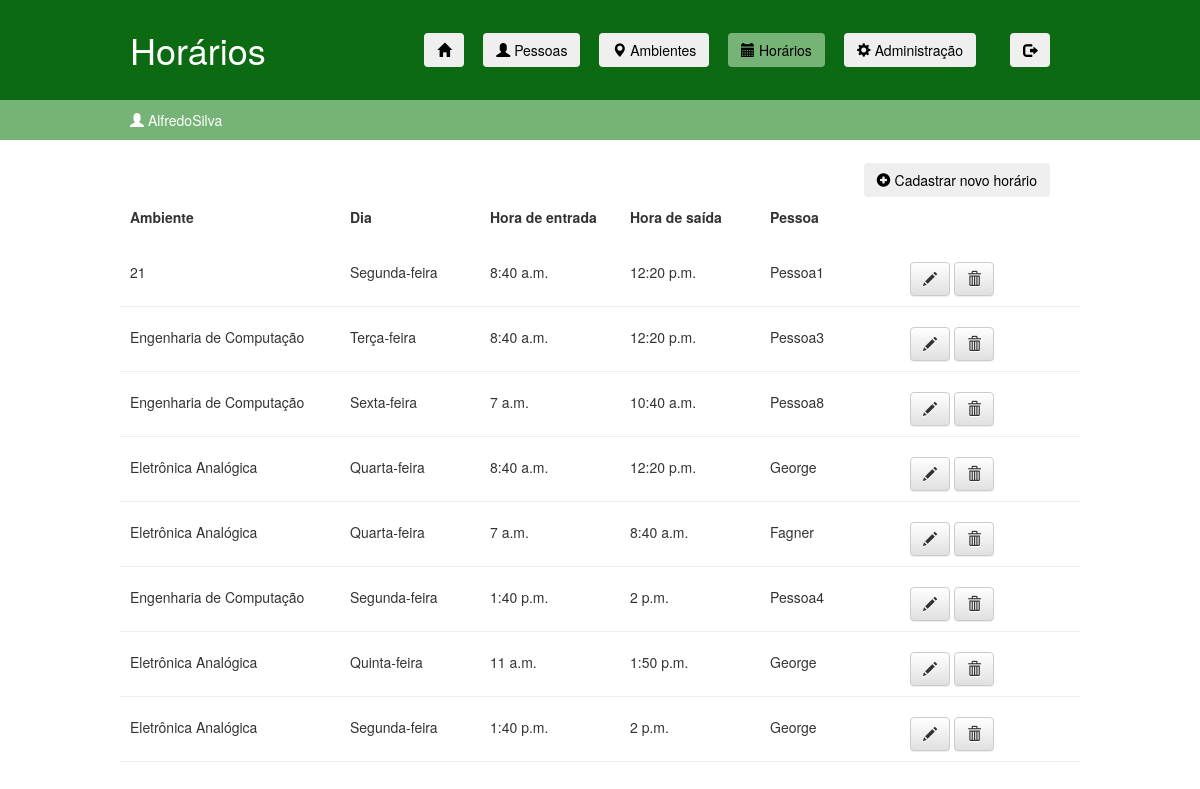
Before: /schedules.html (signed in) with the older database file.
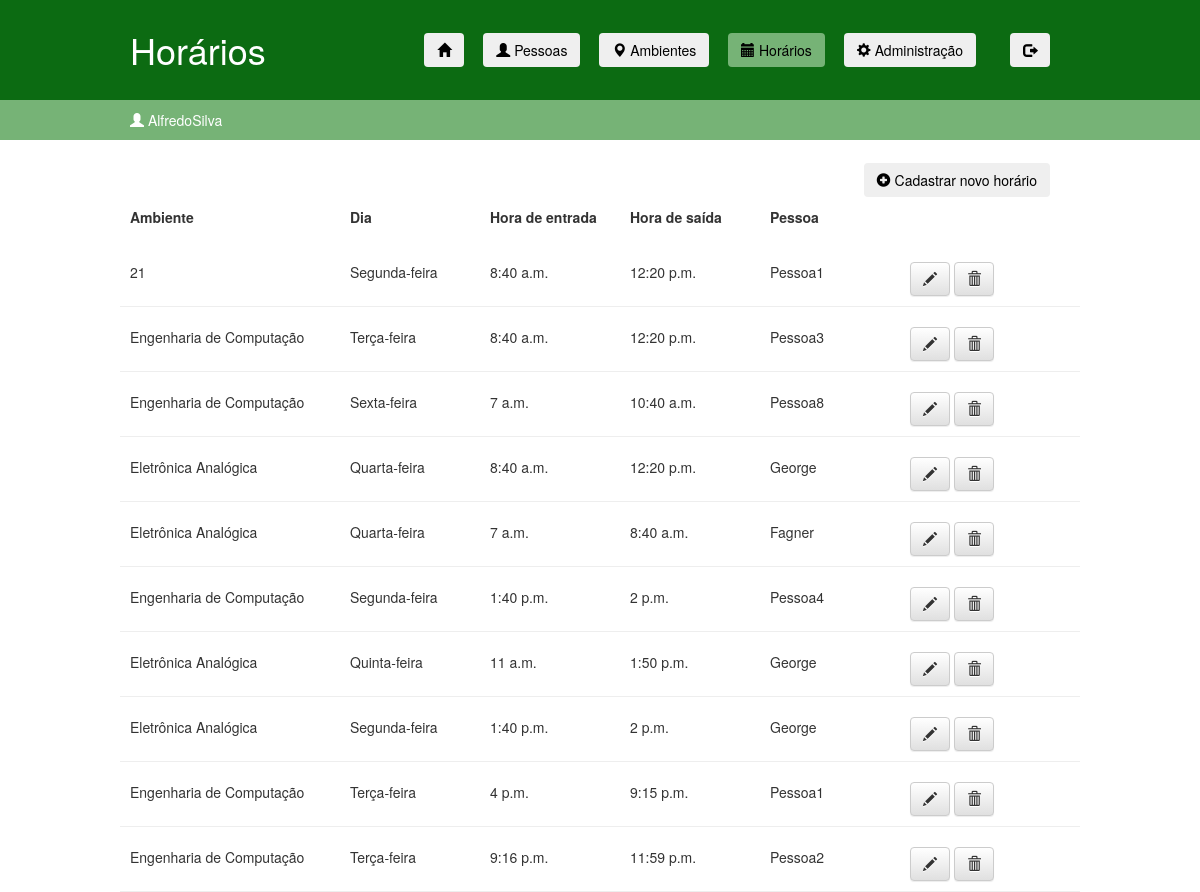
After: the same page with the newer database file.
### ifaccapp/models.py (models this page shows, shortened)
class Schedule(models.Model):
    DOMINGO = 'Domingo'
    SEGUNDA = 'Segunda-feira'
    TERCA = 'Terça-feira'
    QUARTA = 'Quarta-feira'
    QUINTA = 'Quinta-feira'
    SEXTA = 'Sexta-feira'
    SABADO = 'Sábado'
    DAY_CHOICES = (
        (DOMINGO, 'Domingo'),
        (SEGUNDA, 'Segunda-feira'),
        (TERCA, 'Terça-feira'),
        (QUARTA, 'Quarta-feira'),
        (QUINTA, 'Quinta-feira'),
        (SEXTA, 'Sexta-feira'),
        (SABADO, 'Sábado'),
    )
    day = models.TextField(null=True, max_length=50, choices=DAY_CHOICES, verbose_name="Dia")
    entryTime = models.TimeField(null=True, verbose_name="Hora de entrada")
    exitTime = models.TimeField(null=True, verbose_name="Hora de saída")
    person = models.ForeignKey('Person', on_delete=models.CASCADE, verbose_name="Pessoa")
    ambient = models.ForeignKey('Ambient', on_delete=models.CASCADE, verbose_name="Ambiente")

class Ambient(models.Model):
    COORDENACAO = "Coordenação"
    SALA = "Sala"
    LABORATORIO = "Laboratório"
    TYPE_CHOICES = (
        (COORDENACAO, 'Coordenação'),
        (SALA, 'Sala'),
        (LABORATORIO, 'Laboratório'),
    )
    type = models.TextField(null=True, max_length=50, choices=TYPE_CHOICES, verbose_name="Tipo de ambiente")
    name = models.CharField(null=True, max_length=100, verbose_name="Nome")
    ID = models.CharField(primary_key=True, max_length=50)
    IP = models.CharField(null=True, max_length=15, verbose_name="IP")
    mask = models.CharField(null=True, max_length=15, verbose_name="Máscara")
    def __str__(self):
        return self.name

class Person(models.Model):
    name = models.CharField(null=True, max_length=100, verbose_name="Nome")
    registration = models.BigIntegerField(primary_key=True, verbose_name="Matrícula")  # matrícula
    tag = models.CharField(null=True, max_length=100)
    def __str__(self):
        return self.name

### ifaccapp/views.py (the view)
# urls.py: path('schedules.html', views.schedules, name='schedules'),
@login_required(redirect_field_name = None, login_url='/login.html')
def schedules(request):
    schedules = Schedule.objects.all()
    return render(request, 'ifaccapp/schedules.html', {'schedules': schedules})

### ifaccapp/templates/ifaccapp/schedules.html (shortened to what the changed rows need)
<!DOCTYPE html>
{% load static %}
<html lang="pt-br">
    <head>
        <link rel="stylesheet" href="https://maxcdn.bootstrapcdn.com/bootstrap/3.2.0/css/bootstrap.min.css">
        <link rel="stylesheet" href="https://maxcdn.bootstrapcdn.com/bootstrap/3.2.0/css/bootstrap-theme.min.css">
        <link rel="stylesheet" href="{% static 'css/ifaccapp.css' %}">
    </head>
    <body>
        <div class="page-header" style="border: none">
            <div class="linha">
                <header>
                    <div class="coluna col3">
                        <h1 class="logo">Horários</h1>
                    </div>
                </header>
            </div>
        </div>
        <div class="content-schedule">
            {% if schedules.count != 0 %}
                {% for schedule in schedules %}
                    <div class="linha" style="padding: 20px 0 10px 0; border-bottom: 1px solid #eee">
                        <div class="coluna col3">
                            {{ schedule.ambient }}
                        </div>
                        <div class="coluna col2">
                            {{ schedule.day }}
                        </div>
                        <div class="coluna col2">
                            {{ schedule.entryTime }}
                        </div>
                        <div class="coluna col2">
                            {{ schedule.exitTime }}
                        </div>
                        <div class="coluna col2">
                            {{ schedule.person }}
                        </div>
                        <div class="coluna col2">
                            <a class="btn btn-default" href="{% url 'edit_schedule' pk=schedule.pk %}"><span class="glyphicon glyphicon-pencil"></span></a>
                            <a class="btn btn-default" href="{% url 'remove_schedule' pk=schedule.pk %}"><span class="glyphicon glyphicon-trash"></span></a>
                        </div>
                    </div>
                {% endfor %}
            {% endif %}
        </div>
    </body>
</html>

Changed rows visible on the page:
added Schedule: ambient "Engenharia de Computação", day "Terça-feira", entryTime "4 p.m.", exitTime "9:15 p.m.", person "Pessoa1"
added Schedule: ambient "Engenharia de Computação", day "Terça-feira", entryTime "9:16 p.m.", exitTime "11:59 p.m.", person "Pessoa2"
